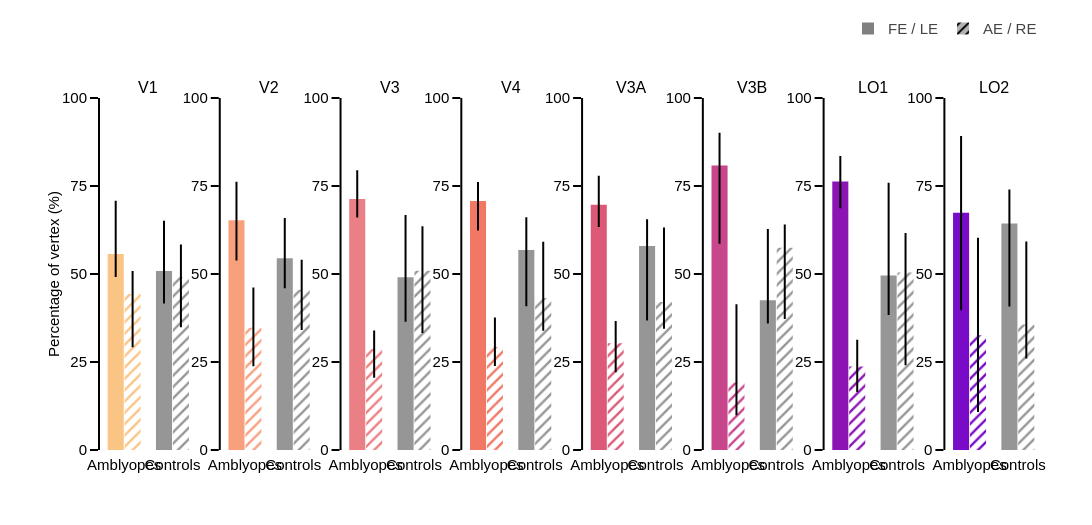

Notebook code for this chart:
### Code cell
import plotly.graph_objects as go
from plotly.subplots import make_subplots
from plot_utils import plotly_template

# General figure settings
template_specs = dict(axes_color="rgba(0, 0, 0, 1)",
                      axes_width=2,
                      axes_font_size=15,
                      bg_col="rgba(255, 255, 255, 1)",
                      font='Arial',
                      title_font_size=15,
                      rois_plot_width=1.5)
fig_template = plotly_template(template_specs)

roi_colors_rgb = analysis_info['roi_colors']
fig_margin = analysis_info['rois_fig_margin']
bar_width = analysis_info['rois_bar_width']
rois_plot_height = analysis_info['rois_plot_height']
rois_hor_spacing = 50
ctrl_color = 'rgb(150,150,150)'
group_labels = {'patient': 'Amblyopes', 'control': 'Controls'}
eye_conditions = ['FE-LE', 'AE-RE']
eye_patterns = {'FE-LE': '', 'AE-RE': '/'}
eye_legends = {'FE-LE': 'FE / LE', 'AE-RE': 'AE / RE'}
y_range = [0, 100]
y_ticks = np.linspace(0, 100, 5)

rows, cols = 1, len(rois_to_keep)
fig_height = rois_plot_height * 2 * rows + fig_margin[1] + fig_margin[3]
fig_width = bar_width * 4 * cols + fig_margin[0] + fig_margin[2] + (rois_hor_spacing * (cols - 1))
hor_spacing = rois_hor_spacing / (fig_width - fig_margin[0] - fig_margin[2])

fig = make_subplots(rows=rows, cols=cols,
                    subplot_titles=rois_to_keep,
                    shared_yaxes=False,
                    horizontal_spacing=hor_spacing)

for col_idx, roi in enumerate(rois_to_keep, start=1):
    for eye_condition in eye_conditions:
        df_eye = df_pref_group.loc[(df_pref_group.roi == roi) & (df_pref_group.eye_condition == eye_condition)]
        df_eye = df_eye.set_index('group').reindex(['patient', 'control'])

        fig.add_trace(go.Bar(x=[group_labels[group] for group in df_eye.index],
                             y=df_eye['median'],
                             name=eye_legends[eye_condition],
                             offsetgroup=eye_condition,
                             marker=dict(color=[roi_colors_rgb[roi], ctrl_color],
                                         pattern=dict(shape=eye_patterns[eye_condition],
                                                      fgcolor='rgba(0,0,0,1)',
                                                      bgcolor='rgba(0,0,0,0)',
                                                      size=8)),
                             error_y=dict(type='data',
                                          array=df_eye['p75'] - df_eye['median'],
                                          arrayminus=df_eye['median'] - df_eye['p25'],
                                          visible=True,
                                          thickness=2,
                                          width=0,
                                          color='rgba(0,0,0,1)'),
                             showlegend=False),
                      row=1, col=col_idx)



# Dummy bar traces for the legend
for eye_condition in eye_conditions:
    fig.add_trace(go.Bar(x=[None], y=[None],
                         name=eye_legends[eye_condition],
                         marker=dict(color='rgba(128,128,128,1)',
                                     pattern=dict(shape=eye_patterns[eye_condition],
                                                  fgcolor='rgba(0,0,0,1)',
                                                  bgcolor='rgba(0,0,0,0.3)',
                                                  size=8)),
                         showlegend=True),
                  row=1, col=1)

fig.update_xaxes(showline=True, ticklen=0, linecolor='rgba(255,255,255,0)', tickangle=0)
fig.update_yaxes(showline=True,
                 range=y_range,
                 tickvals=y_ticks,
                 ticktext=['{:.0f}'.format(t) for t in y_ticks],
                 showticklabels=True)
fig.update_yaxes(title_text='Percentage of vertex (%)', row=1, col=1)
fig.update_layout(barmode='group',
                  bargap=0.3,
                  bargroupgap=0.05,
                  height=fig_height,
                  width=fig_width,
                  template=fig_template,
                  legend=dict(orientation='h',
                              font_family=template_specs['font'],
                              font_size=template_specs['axes_font_size'],
                              x=1, y=1.15,
                              xanchor='right',
                              yanchor='bottom',
                              bgcolor='rgba(0,0,0,0)',
                              traceorder='normal',
                              itemwidth=30),
                  margin_l=fig_margin[0],
                  margin_t=fig_margin[1] + 40,
                  margin_r=fig_margin[2],
                  margin_b=fig_margin[3])
fig.show()
fig.write_image("/Users/uriel/Downloads/od.pdf")

### Figure 1 — Plotly figure (JSON) as saved in the notebook; plotly's stock layout.template omitted (floating-point values rounded to 4 significant figures)
{"data": [{"error_y": {"array": [15.16, 14.27], "arrayminus": [6.473, 9.229], "color": "rgba(0, 0, 0, 1)", "thickness": 2, "type": "data", "visible": true, "width": 0}, "marker": {"color": ["rgb(250, 196, 132)", "rgb(150,150,150)"], "pattern": {"bgcolor": "rgba(0, 0, 0, 0)", "fgcolor": "rgba(0, 0, 0, 1)", "shape": "", "size": 8}}, "name": "FE / LE", "offsetgroup": "FE-LE", "showlegend": false, "type": "bar", "x": ["Amblyopes", "Controls"], "xaxis": "x", "y": [55.65, 50.87], "yaxis": "y"}, {"error_y": {"array": [6.473, 9.229], "arrayminus": [15.16, 14.27], "color": "rgba(0, 0, 0, 1)", "thickness": 2, "type": "data", "visible": true, "width": 0}, "marker": {"color": ["rgb(250, 196, 132)", "rgb(150,150,150)"], "pattern": {"bgcolor": "rgba(0, 0, 0, 0)", "fgcolor": "rgba(0, 0, 0, 1)", "shape": "/", "size": 8}}, "name": "AE / RE", "offsetgroup": "AE-RE", "showlegend": false, "type": "bar", "x": ["Amblyopes", "Controls"], "xaxis": "x", "y": [44.35, 49.13], "yaxis": "y"}, {"error_y": {"array": [10.92, 11.46], "arrayminus": [11.46, 8.512], "color": "rgba(0, 0, 0, 1)", "thickness": 2, "type": "data", "visible": true, "width": 0}, "marker": {"color": ["rgb(248, 160, 126)", "rgb(150,150,150)"], "pattern": {"bgcolor": "rgba(0, 0, 0, 0)", "fgcolor": "rgba(0, 0, 0, 1)", "shape": "", "size": 8}}, "name": "FE / LE", "offsetgroup": "FE-LE", "showlegend": false, "type": "bar", "x": ["Amblyopes", "Controls"], "xaxis": "x2", "y": [65.3, 54.47], "yaxis": "y2"}, {"error_y": {"array": [11.46, 8.512], "arrayminus": [10.92, 11.46], "color": "rgba(0, 0, 0, 1)", "thickness": 2, "type": "data", "visible": true, "width": 0}, "marker": {"color": ["rgb(248, 160, 126)", "rgb(150,150,150)"], "pattern": {"bgcolor": "rgba(0, 0, 0, 0)", "fgcolor": "rgba(0, 0, 0, 1)", "shape": "/", "size": 8}}, "name": "AE / RE", "offsetgroup": "AE-RE", "showlegend": false, "type": "bar", "x": ["Amblyopes", "Controls"], "xaxis": "x2", "y": [34.7, 45.53], "yaxis": "y2"}, {"error_y": {"array": [8.208, 17.66], "arrayminus": [5.2, 12.62], "color": "rgba(0, 0, 0, 1)", "thickness": 2, "type": "data", "visible": true, "width": 0}, "marker": {"color": ["rgb(235, 127, 134)", "rgb(150,150,150)"], "pattern": {"bgcolor": "rgba(0, 0, 0, 0)", "fgcolor": "rgba(0, 0, 0, 1)", "shape": "", "size": 8}}, "name": "FE / LE", "offsetgroup": "FE-LE", "showlegend": false, "type": "bar", "x": ["Amblyopes", "Controls"], "xaxis": "x3", "y": [71.29, 49.08], "yaxis": "y3"}, {"error_y": {"array": [5.2, 12.62], "arrayminus": [8.208, 17.66], "color": "rgba(0, 0, 0, 1)", "thickness": 2, "type": "data", "visible": true, "width": 0}, "marker": {"color": ["rgb(235, 127, 134)", "rgb(150,150,150)"], "pattern": {"bgcolor": "rgba(0, 0, 0, 0)", "fgcolor": "rgba(0, 0, 0, 1)", "shape": "/", "size": 8}}, "name": "AE / RE", "offsetgroup": "AE-RE", "showlegend": false, "type": "bar", "x": ["Amblyopes", "Controls"], "xaxis": "x3", "y": [28.71, 50.92], "yaxis": "y3"}, {"error_y": {"array": [5.39, 9.32], "arrayminus": [8.4, 15.99], "color": "rgba(0, 0, 0, 1)", "thickness": 2, "type": "data", "visible": true, "width": 0}, "marker": {"color": ["rgb(240, 120, 100)", "rgb(150,150,150)"], "pattern": {"bgcolor": "rgba(0, 0, 0, 0)", "fgcolor": "rgba(0, 0, 0, 1)", "shape": "", "size": 8}}, "name": "FE / LE", "offsetgroup": "FE-LE", "showlegend": false, "type": "bar", "x": ["Amblyopes", "Controls"], "xaxis": "x4", "y": [70.76, 56.84], "yaxis": "y4"}, {"error_y": {"array": [8.4, 15.99], "arrayminus": [5.39, 9.32], "color": "rgba(0, 0, 0, 1)", "thickness": 2, "type": "data", "visible": true, "width": 0}, "marker": {"color": ["rgb(240, 120, 100)", "rgb(150,150,150)"], "pattern": {"bgcolor": "rgba(0, 0, 0, 0)", "fgcolor": "rgba(0, 0, 0, 1)", "shape": "/", "size": 8}}, "name": "AE / RE", "offsetgroup": "AE-RE", "showlegend": false, "type": "bar", "x": ["Amblyopes", "Controls"], "xaxis": "x4", "y": [29.24, 43.16], "yaxis": "y4"}, {"error_y": {"array": [8.225, 7.55], "arrayminus": [6.331, 21.2], "color": "rgba(0, 0, 0, 1)", "thickness": 2, "type": "data", "visible": true, "width": 0}, "marker": {"color": ["rgb(220, 90, 120)", "rgb(150,150,150)"], "pattern": {"bgcolor": "rgba(0, 0, 0, 0)", "fgcolor": "rgba(0, 0, 0, 1)", "shape": "", "size": 8}}, "name": "FE / LE", "offsetgroup": "FE-LE", "showlegend": false, "type": "bar", "x": ["Amblyopes", "Controls"], "xaxis": "x5", "y": [69.68, 57.99], "yaxis": "y5"}, {"error_y": {"array": [6.331, 21.2], "arrayminus": [8.225, 7.55], "color": "rgba(0, 0, 0, 1)", "thickness": 2, "type": "data", "visible": true, "width": 0}, "marker": {"color": ["rgb(220, 90, 120)", "rgb(150,150,150)"], "pattern": {"bgcolor": "rgba(0, 0, 0, 0)", "fgcolor": "rgba(0, 0, 0, 1)", "shape": "/", "size": 8}}, "name": "AE / RE", "offsetgroup": "AE-RE", "showlegend": false, "type": "bar", "x": ["Amblyopes", "Controls"], "xaxis": "x5", "y": [30.32, 42.01], "yaxis": "y5"}, {"error_y": {"array": [9.306, 20.29], "arrayminus": [22.26, 6.561], "color": "rgba(0, 0, 0, 1)", "thickness": 2, "type": "data", "visible": true, "width": 0}, "marker": {"color": ["rgb(200, 70, 140)", "rgb(150,150,150)"], "pattern": {"bgcolor": "rgba(0, 0, 0, 0)", "fgcolor": "rgba(0, 0, 0, 1)", "shape": "", "size": 8}}, "name": "FE / LE", "offsetgroup": "FE-LE", "showlegend": false, "type": "bar", "x": ["Amblyopes", "Controls"], "xaxis": "x6", "y": [80.84, 42.52], "yaxis": "y6"}, {"error_y": {"array": [22.26, 6.561], "arrayminus": [9.306, 20.29], "color": "rgba(0, 0, 0, 1)", "thickness": 2, "type": "data", "visible": true, "width": 0}, "marker": {"color": ["rgb(200, 70, 140)", "rgb(150,150,150)"], "pattern": {"bgcolor": "rgba(0, 0, 0, 0)", "fgcolor": "rgba(0, 0, 0, 1)", "shape": "/", "size": 8}}, "name": "AE / RE", "offsetgroup": "AE-RE", "showlegend": false, "type": "bar", "x": ["Amblyopes", "Controls"], "xaxis": "x6", "y": [19.16, 57.48], "yaxis": "y6"}, {"error_y": {"array": [7.19, 26.33], "arrayminus": [7.601, 11.18], "color": "rgba(0, 0, 0, 1)", "thickness": 2, "type": "data", "visible": true, "width": 0}, "marker": {"color": ["rgb(140, 20, 180)", "rgb(150,150,150)"], "pattern": {"bgcolor": "rgba(0, 0, 0, 0)", "fgcolor": "rgba(0, 0, 0, 1)", "shape": "", "size": 8}}, "name": "FE / LE", "offsetgroup": "FE-LE", "showlegend": false, "type": "bar", "x": ["Amblyopes", "Controls"], "xaxis": "x7", "y": [76.31, 49.56], "yaxis": "y7"}, {"error_y": {"array": [7.601, 11.18], "arrayminus": [7.19, 26.33], "color": "rgba(0, 0, 0, 1)", "thickness": 2, "type": "data", "visible": true, "width": 0}, "marker": {"color": ["rgb(140, 20, 180)", "rgb(150,150,150)"], "pattern": {"bgcolor": "rgba(0, 0, 0, 0)", "fgcolor": "rgba(0, 0, 0, 1)", "shape": "/", "size": 8}}, "name": "AE / RE", "offsetgroup": "AE-RE", "showlegend": false, "type": "bar", "x": ["Amblyopes", "Controls"], "xaxis": "x7", "y": [23.69, 50.44], "yaxis": "y7"}, {"error_y": {"array": [21.78, 9.634], "arrayminus": [27.69, 23.56], "color": "rgba(0, 0, 0, 1)", "thickness": 2, "type": "data", "visible": true, "width": 0}, "marker": {"color": ["rgb(120, 10, 200)", "rgb(150,150,150)"], "pattern": {"bgcolor": "rgba(0, 0, 0, 0)", "fgcolor": "rgba(0, 0, 0, 1)", "shape": "", "size": 8}}, "name": "FE / LE", "offsetgroup": "FE-LE", "showlegend": false, "type": "bar", "x": ["Amblyopes", "Controls"], "xaxis": "x8", "y": [67.42, 64.34], "yaxis": "y8"}, {"error_y": {"array": [27.69, 23.56], "arrayminus": [21.78, 9.634], "color": "rgba(0, 0, 0, 1)", "thickness": 2, "type": "data", "visible": true, "width": 0}, "marker": {"color": ["rgb(120, 10, 200)", "rgb(150,150,150)"], "pattern": {"bgcolor": "rgba(0, 0, 0, 0)", "fgcolor": "rgba(0, 0, 0, 1)", "shape": "/", "size": 8}}, "name": "AE / RE", "offsetgroup": "AE-RE", "showlegend": false, "type": "bar", "x": ["Amblyopes", "Controls"], "xaxis": "x8", "y": [32.58, 35.66], "yaxis": "y8"}, {"marker": {"color": "rgba(128,128,128,1)", "pattern": {"bgcolor": "rgba(0, 0, 0, 0.3)", "fgcolor": "rgba(0, 0, 0, 1)", "shape": "", "size": 8}}, "name": "FE / LE", "showlegend": true, "type": "bar", "x": [null], "xaxis": "x", "y": [null], "yaxis": "y"}, {"marker": {"color": "rgba(128,128,128,1)", "pattern": {"bgcolor": "rgba(0, 0, 0, 0.3)", "fgcolor": "rgba(0, 0, 0, 1)", "shape": "/", "size": 8}}, "name": "AE / RE", "showlegend": true, "type": "bar", "x": [null], "xaxis": "x", "y": [null], "yaxis": "y"}], "layout": {"annotations": [{"font": {"size": 16}, "showarrow": false, "text": "V1", "x": 0.05128, "xanchor": "center", "xref": "paper", "y": 1, "yanchor": "bottom", "yref": "paper"}, {"font": {"size": 16}, "showarrow": false, "text": "V2", "x": 0.1795, "xanchor": "center", "xref": "paper", "y": 1, "yanchor": "bottom", "yref": "paper"}, {"font": {"size": 16}, "showarrow": false, "text": "V3", "x": 0.3077, "xanchor": "center", "xref": "paper", "y": 1, "yanchor": "bottom", "yref": "paper"}, {"font": {"size": 16}, "showarrow": false, "text": "V4", "x": 0.4359, "xanchor": "center", "xref": "paper", "y": 1, "yanchor": "bottom", "yref": "paper"}, {"font": {"size": 16}, "showarrow": false, "text": "V3A", "x": 0.5641, "xanchor": "center", "xref": "paper", "y": 1, "yanchor": "bottom", "yref": "paper"}, {"font": {"size": 16}, "showarrow": false, "text": "V3B", "x": 0.6923, "xanchor": "center", "xref": "paper", "y": 1, "yanchor": "bottom", "yref": "paper"}, {"font": {"size": 16}, "showarrow": false, "text": "LO1", "x": 0.8205, "xanchor": "center", "xref": "paper", "y": 1, "yanchor": "bottom", "yref": "paper"}, {"font": {"size": 16}, "showarrow": false, "text": "LO2", "x": 0.9487, "xanchor": "center", "xref": "paper", "y": 1, "yanchor": "bottom", "yref": "paper"}], "bargap": 0.3, "bargroupgap": 0.05, "barmode": "group", "height": 525, "legend": {"bgcolor": "rgba(0, 0, 0, 0)", "font": {"family": "Arial", "size": 15}, "itemwidth": 30, "orientation": "h", "traceorder": "normal", "x": 1, "xanchor": "right", "y": 1.15, "yanchor": "bottom"}, "margin": {"b": 75, "l": 100, "r": 50, "t": 90}, "width": 2100, "xaxis": {"anchor": "y", "autorange": true, "domain": [0, 0.1026], "linecolor": "rgba(255,255,255,0)", "range": [-0.5, 1.5], "showline": true, "tickangle": 0, "ticklen": 0, "type": "category"}, "xaxis2": {"anchor": "y2", "autorange": true, "domain": [0.1282, 0.2308], "linecolor": "rgba(255,255,255,0)", "range": [-0.5, 1.5], "showline": true, "tickangle": 0, "ticklen": 0, "type": "category"}, "xaxis3": {"anchor": "y3", "autorange": true, "domain": [0.2564, 0.359], "linecolor": "rgba(255,255,255,0)", "range": [-0.5, 1.5], "showline": true, "tickangle": 0, "ticklen": 0, "type": "category"}, "xaxis4": {"anchor": "y4", "autorange": true, "domain": [0.3846, 0.4872], "linecolor": "rgba(255,255,255,0)", "range": [-0.5, 1.5], "showline": true, "tickangle": 0, "ticklen": 0, "type": "category"}, "xaxis5": {"anchor": "y5", "autorange": true, "domain": [0.5128, 0.6154], "linecolor": "rgba(255,255,255,0)", "range": [-0.5, 1.5], "showline": true, "tickangle": 0, "ticklen": 0, "type": "category"}, "xaxis6": {"anchor": "y6", "autorange": true, "domain": [0.641, 0.7436], "linecolor": "rgba(255,255,255,0)", "range": [-0.5, 1.5], "showline": true, "tickangle": 0, "ticklen": 0, "type": "category"}, "xaxis7": {"anchor": "y7", "autorange": true, "domain": [0.7692, 0.8718], "linecolor": "rgba(255,255,255,0)", "range": [-0.5, 1.5], "showline": true, "tickangle": 0, "ticklen": 0, "type": "category"}, "xaxis8": {"anchor": "y8", "autorange": true, "domain": [0.8974, 1.0], "linecolor": "rgba(255,255,255,0)", "range": [-0.5, 1.5], "showline": true, "tickangle": 0, "ticklen": 0, "type": "category"}, "yaxis": {"anchor": "x", "domain": [0, 1], "range": [0, 100], "showline": true, "showticklabels": true, "ticktext": ["0", "25", "50", "75", "100"], "tickvals": [0, 25, 50, 75, 100], "title": {"text": "Percentage of vertex (%)"}, "type": "linear"}, "yaxis2": {"anchor": "x2", "domain": [0, 1], "range": [0, 100], "showline": true, "showticklabels": true, "ticktext": ["0", "25", "50", "75", "100"], "tickvals": [0, 25, 50, 75, 100], "type": "linear"}, "yaxis3": {"anchor": "x3", "domain": [0, 1], "range": [0, 100], "showline": true, "showticklabels": true, "ticktext": ["0", "25", "50", "75", "100"], "tickvals": [0, 25, 50, 75, 100], "type": "linear"}, "yaxis4": {"anchor": "x4", "domain": [0, 1], "range": [0, 100], "showline": true, "showticklabels": true, "ticktext": ["0", "25", "50", "75", "100"], "tickvals": [0, 25, 50, 75, 100], "type": "linear"}, "yaxis5": {"anchor": "x5", "domain": [0, 1], "range": [0, 100], "showline": true, "showticklabels": true, "ticktext": ["0", "25", "50", "75", "100"], "tickvals": [0, 25, 50, 75, 100], "type": "linear"}, "yaxis6": {"anchor": "x6", "domain": [0, 1], "range": [0, 100], "showline": true, "showticklabels": true, "ticktext": ["0", "25", "50", "75", "100"], "tickvals": [0, 25, 50, 75, 100], "type": "linear"}, "yaxis7": {"anchor": "x7", "domain": [0, 1], "range": [0, 100], "showline": true, "showticklabels": true, "ticktext": ["0", "25", "50", "75", "100"], "tickvals": [0, 25, 50, 75, 100], "type": "linear"}, "yaxis8": {"anchor": "x8", "domain": [0, 1], "range": [0, 100], "showline": true, "showticklabels": true, "ticktext": ["0", "25", "50", "75", "100"], "tickvals": [0, 25, 50, 75, 100], "type": "linear"}}}
